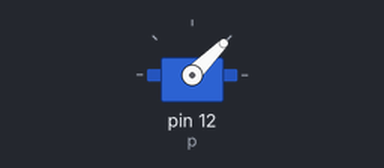
A program run on a simulated Raspberry Pi (header pin numbers). Shown: servo. Servo angles are drawn from the pulse width (0.5 ms = 0°, 2.5 ms = 180°); what the program prints to the terminal is not drawn. At 2.0 s the program stops and its outputs stay as they are.

Above: at 0.1 s.
Timing chart, 0 to 2.5 s (numbered marks = the images above):
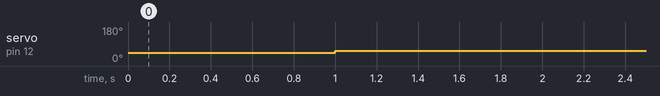

Measured:
- by itself, servo on pin 12 (p): 45° → 54° at 1.0 s

The program:

servoleft.py
```python
from time import sleep
import RPi.GPIO as GPIO
GPIO.setmode(GPIO.BOARD)
GPIO.setup(12, GPIO.OUT)

p = GPIO.PWM(12, 50)  # channel=12 frequency=50Hz

#full left
print "full left"
p.start(5)
sleep(1)
p.ChangeDutyCycle(5.5)
sleep(1)
p.stop()
GPIO.cleanup()
```
